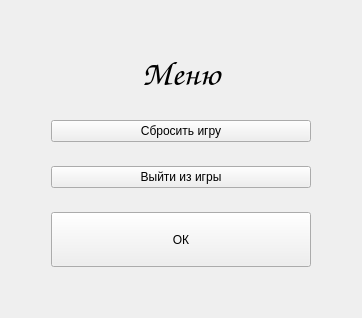
      <widget class="QWidget" name="page_9">
       <layout class="QGridLayout" name="gridLayout_11">
        <item row="0" column="0">
         <layout class="QVBoxLayout" name="verticalLayout_24">
          <item>
           <spacer name="verticalSpacer_15">
            <property name="orientation">
             <enum>Qt::Orientation::Vertical</enum>
            </property>
            <property name="sizeHint" stdset="0">
             <size>
              <width>20</width>
              <height>40</height>
             </size>
            </property>
           </spacer>
          </item>
          <item>
           <layout class="QHBoxLayout" name="horizontalLayout_7">
            <item>
             <spacer name="horizontalSpacer_13">
              <property name="orientation">
               <enum>Qt::Orientation::Horizontal</enum>
              </property>
              <property name="sizeHint" stdset="0">
               <size>
                <width>40</width>
                <height>20</height>
               </size>
              </property>
             </spacer>
            </item>
            <item>
             <layout class="QVBoxLayout" name="verticalLayout_23">
              <property name="spacing">
               <number>24</number>
              </property>
              <item>
               <layout class="QVBoxLayout" name="verticalLayout_7">
                <property name="spacing">
                 <number>24</number>
                </property>
                <item>
                 <widget class="QLabel" name="label_6">
                  <property name="font">
                   <font>
                    <family>Comic Sans MS</family>
                    <pointsize>26</pointsize>
                   </font>
                  </property>
                  <property name="text">
                   <string>Меню</string>
                  </property>
                  <property name="alignment">
                   <set>Qt::AlignmentFlag::AlignCenter</set>
                  </property>
                 </widget>
                </item>
                <item>
                 <widget class="QPushButton" name="btnMenuReset">
                  <property name="text">
                   <string>Сбросить игру</string>
                  </property>
                 </widget>
                </item>
                <item>
                 <widget class="QPushButton" name="btnMenuExit">
                  <property name="text">
                   <string>Выйти из игры</string>
                  </property>
                 </widget>
                </item>
               </layout>
              </item>
              <item>
               <widget class="QPushButton" name="btnMenuOk">
                <property name="minimumSize">
                 <size>
                  <width>260</width>
                  <height>55</height>
                 </size>
                </property>
                <property name="text">
                 <string>ОК</string>
                </property>
               </widget>
              </item>
             </layout>
            </item>
            <item>
             <spacer name="horizontalSpacer_14">
              <property name="orientation">
               <enum>Qt::Orientation::Horizontal</enum>
              </property>
              <property name="sizeHint" stdset="0">
               <size>
                <width>40</width>
                <height>20</height>
               </size>
              </property>
             </spacer>
            </item>
           </layout>
          </item>
          <item>
           <spacer name="verticalSpacer_16">
            <property name="orientation">
             <enum>Qt::Orientation::Vertical</enum>
            </property>
            <property name="sizeHint" stdset="0">
             <size>
              <width>20</width>
              <height>40</height>
             </size>
            </property>
           </spacer>
          </item>
         </layout>
        </item>
       </layout>
      </widget>
